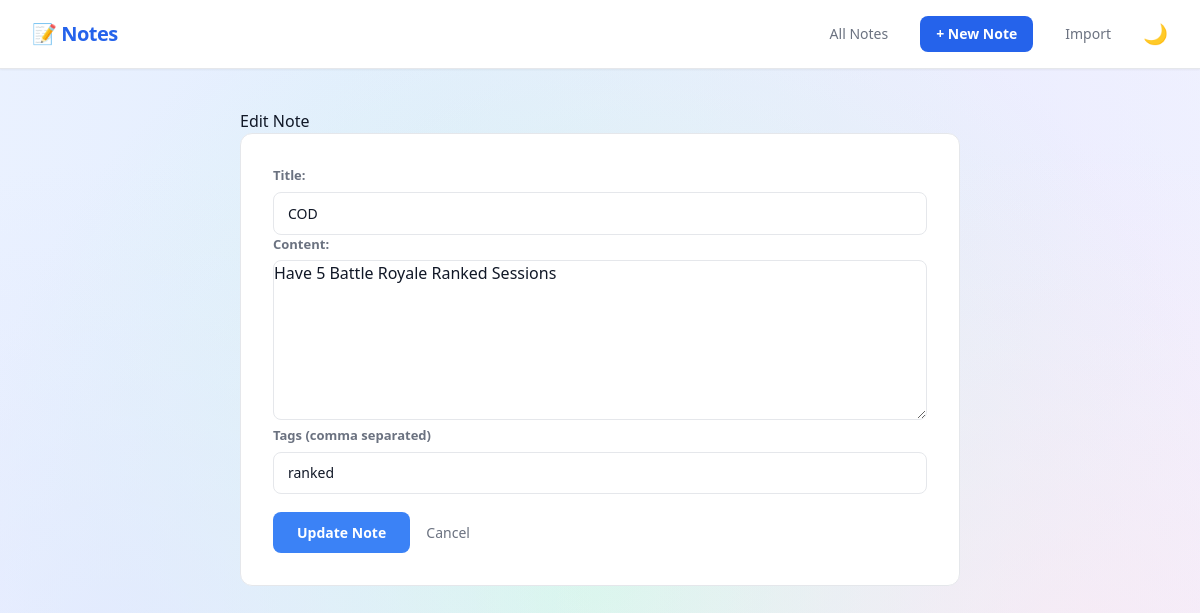
/edit/6, run on the app's committed database.
### tables this page shows
CREATE TABLE notes (
            id INTEGER PRIMARY KEY AUTOINCREMENT,
            title TEXT NOT NULL,
            content TEXT NOT NULL
        , is_pinned INTEGER DEFAULT 0, created_at TEXT, updated_at TEXT, word_count INTEGER DEFAULT 0);

CREATE TABLE tags (
            id INTEGER PRIMARY KEY AUTOINCREMENT,
            name TEXT NOT NULL UNIQUE
        );

### app.py (the view, shortened to what this page needs)
@app.route('/edit/<int:note_id>', methods=['GET', 'POST'])
def edit(note_id):
    conn = get_connection()
    note = conn.execute('SELECT * FROM notes WHERE id = ?', (note_id,)).fetchone()
    existing_tags = conn.execute('''
        SELECT tags.name FROM tags
        JOIN note_tags ON tags.id = note_tags.tag_id
        WHERE note_tags.note_id = ?
    ''', (note_id,)).fetchall()
    tag_string = ', '.join([t['name'] for t in existing_tags])
    conn.close()
    return render_template('edit.html', note=note, tag_string=tag_string)

### database.py (called while the page is built)
def get_connection():
    conn = sqlite3.connect('notes.db')
    conn.row_factory = sqlite3.Row
    return conn

### templates/edit.html
{% extends "base.html" %}
{% block content %}
<h1>Edit Note</h1>
<div class="form-card">
<form method="POST">
    <div>
        <label for="title">Title:</label>
        <input type="text" id="title" name="title" value="{{ note['title'] }}">
    </div>
    <div>
        <label for="content">Content:</label>
        <textarea id="content" name="content">{{ note['content'] }}</textarea>
    </div>
    <div class="form-group">
        <label for="tags">Tags (comma separated)</label>
        <input
            type="text"
            id="tags"
            name="tags"
            value="{{ tag_string or '' }}"
            placeholder="e.g. work, python, urgent"
            class="w-full px-4 py-2 border border-gray-200 rounded-lg text-gray-700 text-sm focus:outline-none focus:border-blue-400">
    </div>
    <button type="submit">Update Note</button>
    <a href="{{ url_for('index') }}">Cancel</a>
</form>
</div>
{% endblock %}

### static/style.css (style rules this page uses)
:root { --bg: #f9fafb; --surface: #ffffff; --border: #e5e7eb; --text: #111827; --text-muted: #6b7280; --text-subtle: #9ca3af; --nav-bg: #ffffff; --input-bg: #ffffff; --accent: #3b82f6; }
.form-card { background-color: var(--surface); border: 1px solid var(--border); border-radius: 12px; padding: 32px; }
input[type="text"], textarea { width: 100%; padding: 10px 14px; background-color: var(--input-bg); border: 1px solid var(--border); border-radius: 8px; color: var(--text); font-size: 14px; font-family: inherit; outline: none; transition: border-color 0.2s, background-color 0.3s; }
textarea { height: 160px; resize: vertical; }
label { display: block; font-size: 13px; font-weight: 600; color: var(--text-muted); margin-bottom: 6px; }
.form-group { margin-bottom: 18px; }
button[type="submit"] { background: #3b82f6; color: white; padding: 10px 24px; border: none; border-radius: 8px; font-size: 14px; font-weight: 600; cursor: pointer; transition: background 0.2s; }
form a { font-size: 14px; color: var(--text-muted); text-decoration: none; margin-left: 12px; }

### data on the page
notes: title "COD", content "Have 5 Battle Royale Ranked Sessions"
tags: tags "ranked"
